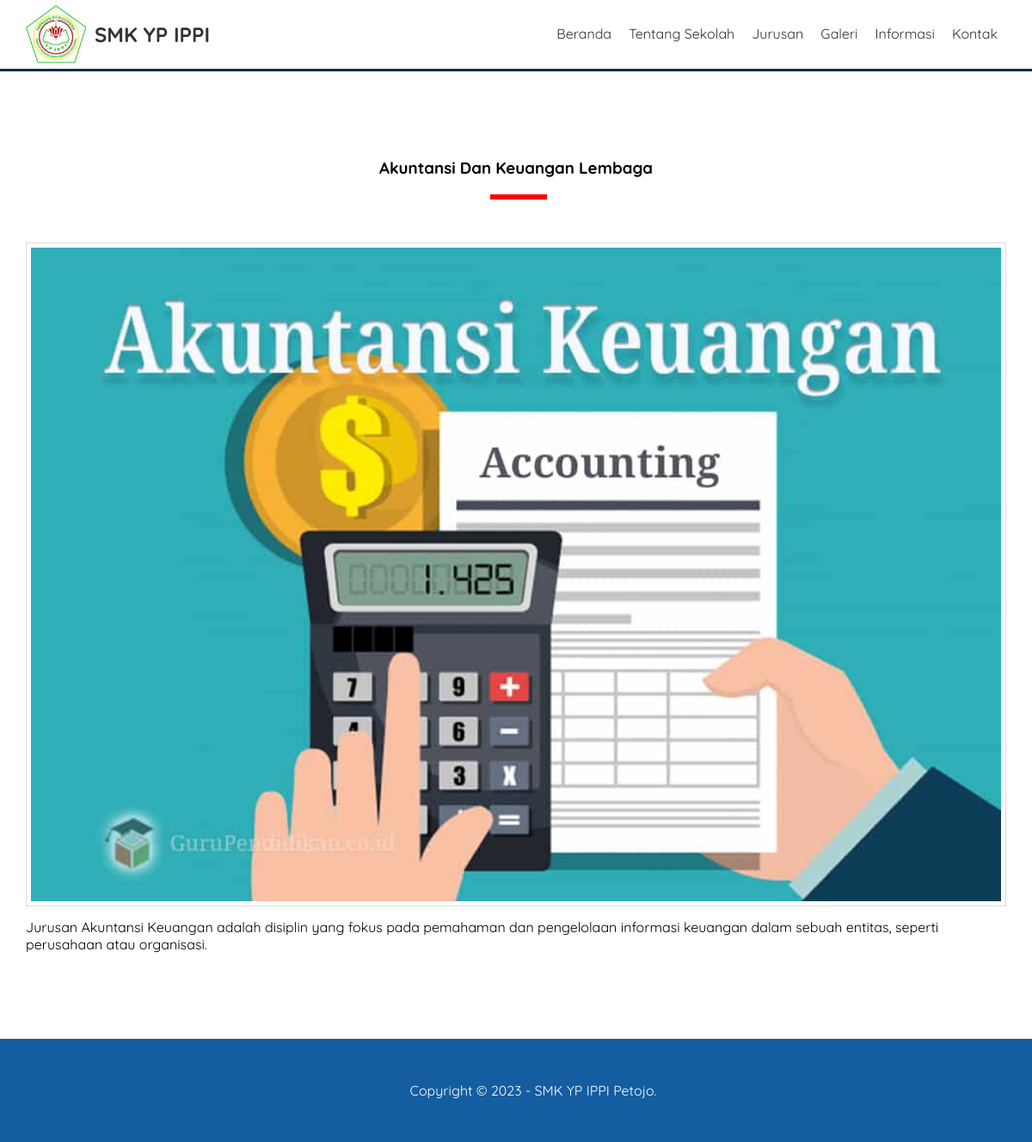
Screenshot of /detail-jurusan.php?id=9 with the database file from the repository.
### tables this page shows
CREATE TABLE `pengaturan` (
  `id` int(11) NOT NULL,
  `nama` varchar(50) NOT NULL,
  `email` varchar(50) NOT NULL,
  `telepon` varchar(20) NOT NULL,
  `alamat` text NOT NULL,
  `logo` varchar(50) NOT NULL,
  `favicon` varchar(50) NOT NULL,
  `tentang_sekolah` text NOT NULL,
  `foto_sekolah` varchar(50) NOT NULL,
  `google_maps` text NOT NULL,
  `nama_kepsek` varchar(50) NOT NULL,
  `foto_kepsek` varchar(50) NOT NULL,
  `sambutan_kepsek` text NOT NULL,
  `created_at` timestamp NOT NULL DEFAULT current_timestamp(),
  `updated_at` datetime DEFAULT NULL
);

CREATE TABLE `jurusan` (
  `id` int(11) NOT NULL,
  `nama` varchar(100) NOT NULL,
  `keterangan` text NOT NULL,
  `gambar` varchar(50) NOT NULL,
  `created_at` timestamp NOT NULL DEFAULT current_timestamp(),
  `updated_at` datetime DEFAULT NULL
);

### detail-jurusan.php (the view, shortened to what this page needs)
<?php include 'header.php'; ?>
<div class="section">
    <div class="container">
      <?php
        $jurusan = mysqli_query($conn, "SELECT * FROM jurusan WHERE id = '".$_GET['id']."' ");
        $p        = mysqli_fetch_object($jurusan);
      ?>
      <h3 class="text-center"><?= $p->nama ?></h3>
      <img src="uploads/jurusan/<?= $p->gambar ?>" width="100%" class="image">
      <?= $p->keterangan ?>
    </div>
</div>
<?php include 'footer.php'; ?>

### header.php (shortened to what this page needs)
<?php
   include 'koneksi.php';
   $identitas = mysqli_query($conn, "SELECT * FROM pengaturan ORDER BY ID DESC LIMIT 1");
   $d = mysqli_fetch_object($identitas);
?>
<!DOCTYPE html>
<html lang="en">
<head>
    <link rel="stylesheet" type="text/css" href="assets/css/style.css">
</head>
<body>
    <div class="header">
        <div class="container">
            <div class="header-logo">
                <img src="uploads/identitas/<?= $d->logo ?>" width="70px">
                <h2><a href="index.php"><?= $d->nama ?></a></h2>
            </div>
            <ul class="header-menu">
                <li><a href="index.php">Beranda</a></li>
                <li><a href="tentang-sekolah.php">Tentang Sekolah</a></li>
                <li><a href="jurusan.php">Jurusan</a></li>
                <li><a href="galeri.php">Galeri</a></li>
                <li><a href="informasi.php">Informasi</a></li>
                <li><a href="kontak.php">Kontak</a></li>
            </ul>
        </div>
    </div>

### footer.php (shortened to what this page needs)
    <footer>
        <div class="container text-center">
            Copyright &copy; 2023 - <?= $d->nama ?> Petojo.
        </div>
    </footer>
</body>
</html>

### assets/css/style.css (style rules this page uses)
* { margin: 0; padding: 0; font-family: 'Quicksand', sans-serif; box-sizing: border-box; }
a { text-decoration: none; }
.container { width: 1140px; margin: 0 auto ; }
.container:after { content: ""; display: block; clear: both; }
.text-center { text-align: center !important; }
.image { border: 1px solid #ddd; padding: 5px; }
.header { border-bottom: 3px solid #0C2D48; }
.header a { color: #333; }
.header-logo { float: left; line-height: 70px; padding: 5px 0; }
.header-logo img { float: left; margin-right: 10px; }
.header-logo h2 { float: left; }
.header-menu { float: right; }
.header-menu li { float: left; list-style: none; padding: 29px 10px; }
.section { padding: 100px 0; }
.section h3 { padding-bottom: 25px; margin-bottom: 50px; position: relative; }
.section h3::after { content: ""; display: block; width: 60px; border: 3px solid red; position: absolute; bottom: 0; left: calc(50% - 30px); }
.section img { margin-bottom: 10px; }
footer { padding: 50px; background-color: #145DA0; color: #fff; }

### rows the page displays
pengaturan: logo (picture), nama "SMK YP IPPI"
jurusan: nama "Akuntansi Dan Keuangan Lembaga", gambar (picture), keterangan "Jurusan Akuntansi Keuangan adalah disiplin yang fokus pada pemahaman dan pengelolaan informasi keuangan dalam sebuah entitas, seperti perusahaan atau organisasi."
